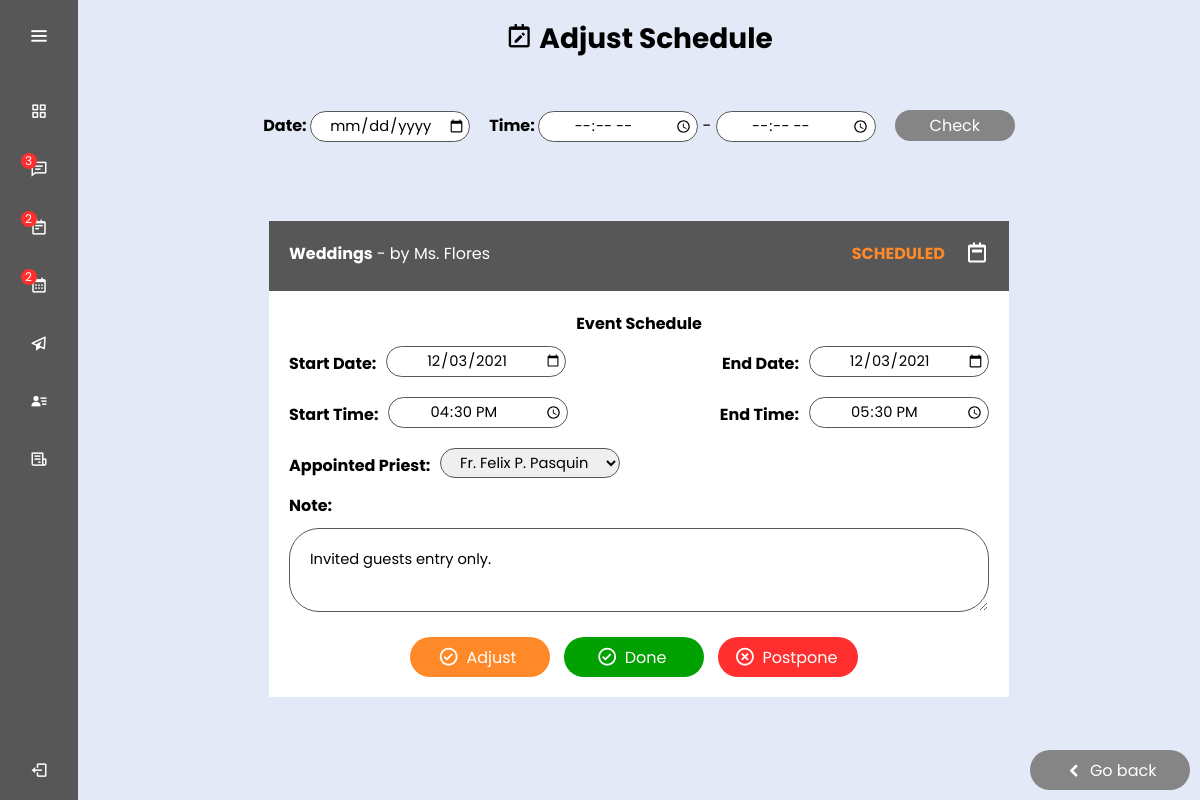
/dashboard.php?page=adj-sched&id=703 (signed in), run on the app's committed database.
### tables this page shows
CREATE TABLE `tbl_schedules` (
  `sched_id` int(3) UNSIGNED NOT NULL,
  `sched_title` varchar(50) NOT NULL,
  `event_type` varchar(50) NOT NULL,
  `category` varchar(30) NOT NULL,
  `sched_priest` varchar(50) NOT NULL,
  `client_name` varchar(50) NOT NULL,
  `contact_no` varchar(11) NOT NULL,
  `client_email` varchar(50) NOT NULL,
  `startDate` date NOT NULL,
  `startTime` time NOT NULL,
  `endDate` date NOT NULL,
  `endTime` time NOT NULL,
  `sched_note` varchar(1000) NOT NULL,
  `sched_status` varchar(30) NOT NULL
);

### class.schedules.php (called while the page is built, shortened)
<?php
class Schedules{
	public $db;
	public function __construct(){
		$this->db = new mysqli(DB_SERVER,DB_USERNAME,DB_PASSWORD,DB_DATABASE);
	}
	public function get_schedules($id){
        $sql = "SELECT * FROM tbl_schedules WHERE sched_id = '$id'";
        $result=mysqli_query($this->db,$sql);
		while($row=mysqli_fetch_assoc($result)){
			$list[] = $row;
		}
		return $list;
	}
}

### adj_sched.php (the view, shortened to what this page needs)
<?php
include 'class.schedules.php';
$sched = new Schedules();
$id = $_GET['id'];
?>
<!DOCTYPE html>
<html lang="en" dir="ltr">
<head>
    <link rel="stylesheet" href="css/schedules_styles.css">
    <link href='https://unpkg.com/boxicons@2.0.7/css/boxicons.min.css' rel='stylesheet'>
</head>
<body>
    <div>
        <h1><i class='bx bx-calendar-edit h-icon'></i> Adjust Schedule</h1>
        <a href="dashboard.php?page=schedules"><button type="button" id="returnBTN"><i class='bx bxs-chevron-left return-icn'></i>Go back</button></a>
        <form id="checker" method="POST" action="dashboard.php?page=adj-sched&id=<?php echo $id;?>">
            <b>Date: </b> <input class="chk_date space1" type="date" name="startDate">
            <b>Time: </b> <input class="chk_time" type="time" name="startTime"> - <input class="chk_time" type="time" name="endTime">
            <button class="chk_btn" type="submit" name="check" value="Check">Check</button>
        </form>
            ?><br/><br/>
        <?php
        $view_sched = $sched->get_schedules($id);
        foreach ($view_sched as $item) {
        ?>
            <div id="container">
                <div id="form_header">
                    <b class="title-left">
                        <?php if (isset($item['event_type'])) {
                            echo $item['event_type'];
                        } else {
                            echo "Schedule not found.";
                        } ?>
                    </b>
                    <b class="text-left">
                        <?php if (isset($item['client_name'])) {
                            echo " - by " . ' ' . $item['client_name'];
                        } else {
                        } ?>
                    </b>
                    <i class='bx bx-calendar-week calendar-icon-c'></i>
                    <b class="status" data-content="<?php if (isset($item['sched_status'])) {
                                                        echo $item['sched_status'];
                                                    } else {
                                                        echo "EMPTY";
                                                    } ?>">
                        <?php if (isset($item['sched_status'])) {
                            echo $item['sched_status'];
                        } else {
                            echo "EMPTY";
                        } ?>
                    </b>
                </div>
                <div id="form_content">
                    <form id="adjust" method="POST" action="process.php?action=adj-sched">
                        <b>Event Schedule</b><br />
                        <b class="date-title-L">Start Date: </b><input class="date-input-L" type="date" name="startDate" value="<?php echo $item['startDate'];?>">
                        <input class="date-input-R" type="date" name="endDate" value="<?php echo $item['endDate'];?>"><b class="date-title-R">End Date: </b><br/>
                        <b class="date-title-L">Start Time: </b><input class="date-input-L" type="time" name="startTime" value="<?php echo $item['startTime'];?>">
                        <input class="date-input-R" type="time" name="endTime" value="<?php echo $item['endTime'];?>"><b class="date-title-R">End Time: </b><br/>
                        <b class="date-title-L">Appointed Priest: </b><br/>
                        <select form="adjust" name="sched_priest" id="filter2_priest-dropdown">
                            <option value="Fr. Felix P. Pasquin" <?php if($item['sched_priest'] == 'Fr. Felix P. Pasquin'){echo ' selected="selected"';}?>>Fr. Felix P. Pasquin</option>
                        </select><br/>
                        <b class="date-title-L">Note: </b><textarea name="sched_note" form="adjust" class="text-form" placeholder="Max 1000 Characters"><?php echo $item['sched_note'];?></textarea><br/><br/>
                        <button type="submit" class="approveBTN" name="adjust" value="Adjust"><i class='bx bx-check-circle form-button-icn'></i>Adjust</button>
                        <button type="submit" class="doneBTN" name="adjust" value="Done"><i class='bx bx-check-circle form-button-icn'></i>Done</button>
                        <button type="submit" class="cancelBTN" name="adjust" value="Cancel"><i class='bx bx-x-circle form-button-icn'></i>Postpone</button>
                    </form>
                </div>
            </div>
        <?php
        }
        ?>
    </div>
</body>
</html>

### css/dashboard_styles.css (style rules this page uses)
* { margin: 0; padding: 0; box-sizing: border-box; font-family: "Poppins", sans-serif; }

### css/schedules_styles.css (style rules this page uses)
body { text-align: center; }
h1 { font-size: 21pt; margin-bottom: 50px; }
.title-left { float: left; }
.text-left { margin-left: 4px; font-weight: normal; float: left; }
.text-form { font-size: 11pt; margin-top: 10px; float: left; clear: both; width: 100%; padding: 20px; border: 1px solid #575757; border-radius: 30px; resize: vertical; }
.calendar-icon-c { float: right; margin-left: 20px; font-size: 18pt; }
.status { float: right; color: #ff8929; margin-left: 5px; }
#returnBTN { font-size: 12pt; width: 160px; height: 40px; border-radius: 30px; background-color: #858585; color: #ffffff; border: none; text-decoration: none; margin-top: 25px; transition: all 0.5s ease; position: fixed; right: 10px; bottom: 10px; z-index: 2; }
.return-icn { margin-right: 5px; font-size: 16pt; vertical-align: -4px; }
#container { display: block; margin: auto; width: 740px; background-color: #ffffff; }
#form_header { padding: 20px; height: 70px; width: 100%; color: #ffffff; background-color: #575757; overflow: hidden; }
#form_content { padding: 20px; overflow: hidden; }
.date-title-L { margin-top: 15px; float: left; clear: both; }
.date-input-L { float: left; margin-top: 10px; margin-left: 10px; margin-bottom: 10px; font-size: 11pt; text-align: center; border: 1px solid #575757; border-radius: 30px; width: 180px; padding: 3px; }
.date-title-R { margin-top: 15px; float: right; }
.date-input-R { float: right; margin-top: 10px; margin-left: 10px; margin-bottom: 10px; font-size: 11pt; text-align: center; border: 1px solid #575757; border-radius: 30px; width: 180px; padding: 3px; }
.approveBTN { font-size: 12pt; width: 140px; height: 40px; border-radius: 30px; background-color: #ff8929; color: #ffffff; border: none; text-decoration: none; margin-top: 25px; margin-right: 10px; transition: all 0.5s ease; }
.doneBTN { font-size: 12pt; width: 140px; height: 40px; border-radius: 30px; background-color: #00a100; color: #ffffff; border: none; text-decoration: none; margin-top: 25px; margin-right: 10px; transition: all 0.5s ease; }
.cancelBTN { font-size: 12pt; width: 140px; height: 40px; border-radius: 30px; background-color: #ff2f2f; color: #ffffff; border: none; text-decoration: none; margin-top: 25px; margin-right: 10px; transition: all 0.5s ease; }
.form-button-icn { font-size: 16pt; margin-left: -5px; margin-right: 7px; vertical-align: -3px; }
.chk_date { font-size: 11pt; text-align: center; border: 1px solid #575757; border-radius: 30px; width: 160px; padding: 3px; }
.chk_time { font-size: 11pt; text-align: center; border: 1px solid #575757; border-radius: 30px; width: 160px; padding: 3px; }
.chk_btn { font-size: 12pt; text-align: center; margin-left: 15px; margin-bottom: 30px; border-radius: 30px; width: 120px; padding: 3px; background-color: #858585; border: none; text-decoration: none; color: #ffffff; transition: all 0.5s ease; }
.space1 { margin-right: 15px; }
#filter2_priest-dropdown { margin-top: 10px; margin-left: 10px; float: left; font-size: 11pt; text-align: center; border: 1px solid #575757; border-radius: 30px; width: 180px; padding: 3px; }

### data on the page
tbl_schedules: event_type "Weddings", client_name "Ms. Flores", sched_status "SCHEDULED", startDate "12/03/2021", endDate "12/03/2021", startTime "16:30:00", endTime "17:30:00", sched_priest "Fr. Felix P. Pasquin", sched_note "Invited guests entry only."

### other printed values
$req_c = $home->c_requests() "3"
$appt_c = $home->c_appts() "2"
$sched_c = $home->c_schedules() "2"
